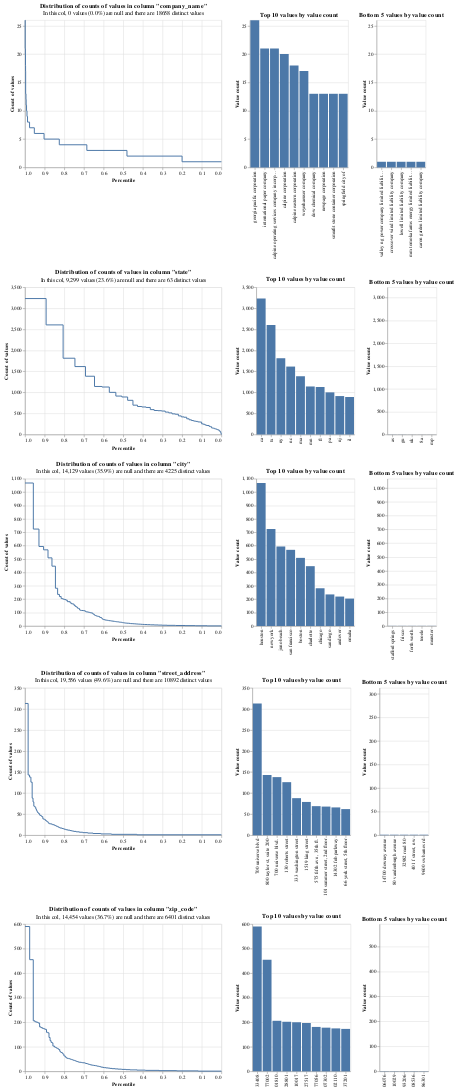

Here is the notebook cell this chart was saved with:
### Code cell
profile_columns(eia_match_df[match_cols], db_api=DuckDBAPI(), top_n=10, bottom_n=5)
